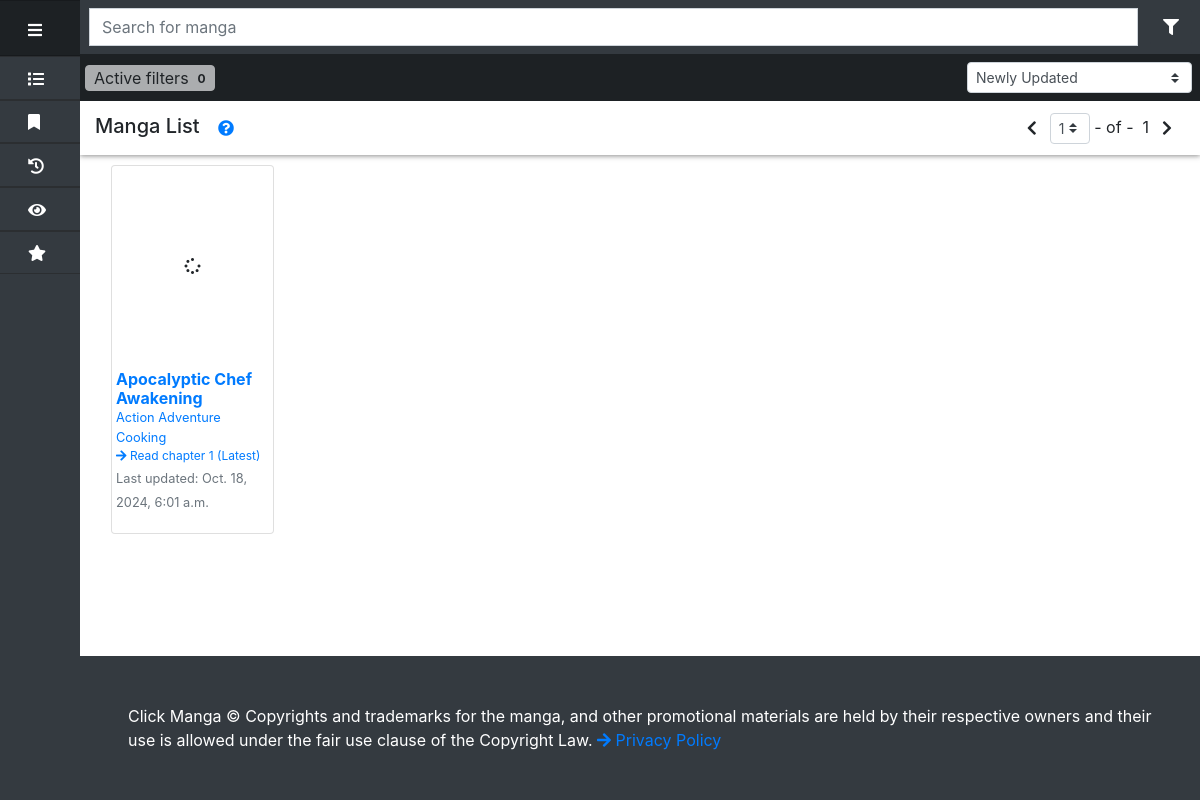
The page / on the database its author committed.
### manga/models.py (models this page shows, shortened)
class Manga(models.Model):
    STATUSES = [
        ('Ongoing', 'Ongoing'),
        ('Completed', 'Completed')
    ]
    manga_name = models.TextField()
    alternate_names = models.ManyToManyField(
        AlternateName,
        blank=True
    )
    manga_year = models.IntegerField(
        blank=True,
        null=True,
        default=0
    )
    manga_status = models.CharField(
        default='Ongoing',
        max_length=100,
        choices=STATUSES
    )
    original_publisher = models.CharField(
        max_length=300,
        blank=True,
        default=''
    )
    banner_image_url = models.URLField(
        blank=True
    )
    chapter_sources = models.ManyToManyField(
        ExternalResource,
        default='',
        blank=True
    )
    views = models.IntegerField(
        default=0
    )
    description = models.TextField(
        default="Doesn't have one yet. Feel free to add it."
    )
    manga_author = models.ManyToManyField(
        Author,
        default='',
        blank=True
    )
    manga_translator = models.ManyToManyField(
        Translator,
        default='',
        blank=True
    )
    tags = models.ManyToManyField(
        Tag,
        blank=True
    )
    added_on = models.DateTimeField(
        auto_now_add=True
    )
    updated_on = models.DateTimeField(
        auto_now=True
    )
    history_entry = None
    @property
    def chapters(self):
        chapters = Chapter.objects.filter(manga_id=self.id)
        return chapters
    @property
    def latest_chapter(self):
        chapters = self.chapters
        chapters.order_by('-added_on')
        if len(chapters) == 0:
            return None
        latest_chapter = chapters[0]
        return latest_chapter

class Tag(models.Model):
    tag_type = models.ForeignKey(
        TagType,
        default='',
        blank=True,
        null=True,
        on_delete=models.SET_DEFAULT
    )
    tag_name = models.CharField(max_length=200)

class Chapter(models.Model):
    manga = models.ForeignKey(
        Manga,
        default='',
        blank=True,
        null=True,
        on_delete=models.SET_DEFAULT
    )
    volume = models.ForeignKey(Volume,
        default='',
        blank=True,
        null=True,
        on_delete=models.SET_DEFAULT
    )
    chapter_number = models.CharField(default='0', max_length=10)
    chapter_name = models.TextField(blank=True)
    views = models.IntegerField(default=0)
    url = models.URLField(default='https://mangahive.com/manga/notices/resource_pending_authorization')
    external_sources = models.ManyToManyField(ExternalResource, blank=True)
    added_on = models.DateTimeField(auto_now_add=True)
    @property
    def views(self):
        from user_manga_integration.models import UserChapterHistoryEntry
        entries = UserChapterHistoryEntry.objects.filter(
            chapter=self,
        )
        return len(entries)

### manga/views/manga_list/html.py (the view)
def manga_list_all_view(request):
    authors_page = manga_session.get_authors_page(1, 10)
    tags_page = manga_session.get_tags_page(1, 10)
    manga_list = manga_session.get_mangas_page(1, 24, 'updated_on')
    print("Printing manga list")
    print(len(manga_list))
    template = loader.get_template('manga/modules/manga_list.dtl.html')
    context = {
        'sections': (
            {
                'section_id': 'manga_list_section',
                'section_name': 'Manga List',
                'section_description': 'This is the general catalogue for manga.',
                'section_order': 'manga_name',
                'section_items_per_page': 24,
                'section_content': manga_list,
                'pages': range(1, manga_list.paginator.num_pages + 1)
            },
        ),
        'filterable_section': 'manga_list_section',
        'filterable_section_items_per_page': 24,
        'all_authors': authors_page,
        'author_pages': range(1, authors_page.paginator.num_pages + 1),
        'all_tags': tags_page,
        'tag_pages': range(1, tags_page.paginator.num_pages + 1)
    }
    return HttpResponse(
        template.render(
            context,
            request
        )
    )

### manga/session.py (called while the page is built)
def get_mangas_with_chapters_and_pages():
    chapter_ids = Page.objects.values_list(
        'chapter_id',
        flat=True
    ).distinct()
    chapters = Chapter.objects.filter(
        id__in=chapter_ids
    )
    manga_ids = chapters.values_list(
        'manga_id',
        flat=True
    ).distinct()
    mangas = Manga.objects.filter(
        id__in=manga_ids
    )
    return mangas

def get_mangas_page(page_number, n, order_by):
    mangas = get_mangas_with_chapters_and_pages()
    mangas = mangas.order_by(
        order_by
    )
    manga_paginator = Paginator(
        mangas,
        n
    )
    mangas_page = manga_paginator.get_page(page_number)
    return mangas_page

def get_authors_page(page_number, n):
    authors = Author.objects.order_by('author_name')
    authors_paginator = Paginator(
        authors,
        n
    )
    authors_page = authors_paginator.get_page(page_number)
    return authors_page

def get_tags_page(page_number, n):
    tags = Tag.objects.order_by('tag_name')
    tags_paginator = Paginator(
        tags,
        n
    )
    tags_page = tags_paginator.get_page(page_number)
    return tags_page

### manga/templates/manga/modules/manga_list.dtl.html (shortened to what this page needs)
{% extends "manga/layouts/app.dtl.html" %}
{% block module_content %}
<div class="flex-fill">
    <nav class="navbar navbar-dark text-white shy bg-dark d-flex flex-fill row mx-0 flex-column p-0">
        <div class="mx-0 d-flex justify-content-end topnav-central-column flex-fill w-100 py-2 flex-sm-column flex-md-row flex-column">
            <form class="form-inline flex-fill flex-nowrap px-2 d-flex flex-column" id="search_form" action="/" method="get" name="search_form" data-pg-name="search_form" title="Search for a Manga">
                <input class="form-control mr-sm-2 flex-fill w-100" name="search_term" type="search" placeholder="Search for manga" data-action="search_manga" aria-label="Search for manga">
            </form>
            <div class="d-none d-md-flex flex-md-row mr-2">
                <button
                    type="button"
                    {% if not filterable_section or filterable_section == 'None' %}
                    onclick="window.location.assign('/manga_list');"
                    {% else %}
                    data-toggle="collapse"
                    data-target="#filters-menu"
                    onclick="this.classList.toggle('active');"
                    {% endif %}
                    class="text-sm-center text-white d-inline-block btn btn-dark mx-auto">
                    <i class="fas fa-filter"></i>
                </button>
            </div>
        </div>
        <div class="mx-0 {% if not filterable_section or filterable_section == 'None' %}d-none{% else %}d-flex{% endif%} justify-content-end topnav-central-column flex-fill align-items-center btn-dark active flex-nowrap w-100 central-nav-content py-2" data-pgc-field="page-controls-area">
            <div class="d-flex justify-content-center">
                <div id="active_filters_controls" class="active_filters_controls">
                    <button type="button" class="btn py-0 px-2 btn-light disabled"  data-toggle="collapse" data-target="#active_filters_list">Active filters&nbsp;
                        <span class="badge badge-light p-0" id="active_filters">{% if active_tags or active_authors %}{{ active_filters_count }}{% else %}0{% endif %}</span>
                    </button>
                </div>
            </div>
            <div class="flex-fill px-2 flex-row-reverse d-flex">
                <div class="form-group form-inline my-0 d-flex flex-nowrap flex-fill">
                    <select id="select_ordering_rule"
                        class="custom-select custom-select-sm ml-auto"
                        data-toggle="apply_ordering_rule"
                        data-filterable-section='{{ filterable_section }}'
                        data-items-per-page='{{ filterable_section_items_per_page }}'>
                        <option value="-updated_on" selected="selected">Newly Updated</option>
                    </select>
                </div>
            </div>
        </div>
    </nav>
    <section class="content-area" data-pgc-field="manga_chapters_overview">
        <main id="all-content-container">
            {% if sections %}
            {% for section in sections %}
            <div class="row mx-0 mangalist-section" id="{{ section.section_id }}_section">
                <header class="col-12 content-section d-flex flex-row py-2">
                    <h2 class="d-inline-block h5 mb-0">
                        <span>{{ section.section_name }}</span>
                        <span>
                            <button
                                id="btn_section_help"
                                type="button"
                                class="btn btn-link"
                                onclick='notify_with_popup(this, "{{ section.section_description }}")'>
                                <i class="fa fa-question-circle"></i>
                            </button>
                        </span>
                    </h2>
                    <span class="d-flex flex-row flex-nowrap align-items-center ml-auto"> <button type="button" class="btn" onclick="get_previous_manga_page('{{ section.section_id }}', '{{ section.section_id }}_current_page', '{{ section.section_id}}_num_pages', '{{ section.section_order }}', '{{ section.section_items_per_page}}')">
                            <i class="fas fa-chevron-left"></i>
                        </button> <span> <select id="{{ section.section_id}}_current_page" class="custom-select custom-select-sm d-inline-block pr-4" style="width:fit-content;width:-moz-fit-content;" onchange="get_selected_manga_page('{{ section.section_id }}', '{{ section.section_id }}_current_page', '{{ section.section_id}}_num_pages', '{{ section.section_order }}', '{{ section.section_items_per_page}}')">
                                {% for page in section.pages %}
                                <option value="{{ page }}">{{ page }}</option>
                                {% endfor %}
                            </select><span>&nbsp;- of -&nbsp;</span> <span id="{{ section.section_id}}_num_pages"> {{ section.section_content.paginator.num_pages}}</span></span> <button type="button" class="btn" onclick="get_next_manga_page('{{ section.section_id }}', '{{ section.section_id }}_current_page', '{{ section.section_id}}_num_pages', '{{ section.section_order }}', '{{ section.section_items_per_page}}')">
                            <i class="fas fa-chevron-right"></i>
                        </button></span>
                </header>
                <div class="row col-12 mx-0 content-section-body carousel slide carousel-fade d-flex flex-nowrap" data-touch="true" data-keyboard="true" id="{{ section.section_id }}_carousel" data-interval="false">
                    <div class="row col-12 mx-0 flex-fill carousel-inner px-0 px-md-2" style="overflow-x: hidden;" id="{{ section.section_id }}">
                        <div class="carousel-item active" id="{{ section.section_id}}_page_{{ section.section_content.number }}">
                            <div class="d-flex row w-100 mx-0">
                                {% for manga in section.section_content %}
                                <div class="col-md-3 col-sm-4 col-xl-2 manga-card px-2">
                                    <div class="card">
                                        <div class="row mx-0 mb-3">
                                            <div class="col col-sm-12 col-5 m-0 p-0" id="manga_{{ manga.id }}_section_{{ section.section_id }}_cover_img_div">
                                                <div
                                                    class="w-100 cover-image"
                                                    id="manga_{{ manga.id }}_section_{{ section.section_id }}_cover_img_stub"
                                                    data-toggle="image_stub"
                                                    data-src="{{ manga.banner_image_url }}"
                                                    data-resource-class="cover-image w-100"
                                                    data-resource-id="manga_{{ manga.id }}_section_{{ section.section_id }}_cover_image"
                                                    data-resource-alternate="Image Cover">
                                                    <div id="manga_{{ manga.id }}_section_{{ section.section_id }}_resource_overlay" class="w-100 h-100 d-flex justify-content-center align-items-center">
                                                        <i class="fa fa-spin fa-spinner"></i>
                                                    </div>
                                                </div>
                                            </div>
                                            <div class="col col-sm-12 col-7 m-0 p-0">
                                                <div class="card-body py-1 px-1 d-flex flex-column">
                                                    <h6 class="card-title font-weight-bold text-primary my-0">
                                                        <a href="/manga/manga/{{ manga.id }}" class="manga-title"> {{ manga.manga_name }}</a>
                                                    </h6>
                                                    <p class="card-text small my-0 manga-tags">
                                                        {% for tag in manga.tags.all %}
                                                        <a
                                                            href='/manga_list_filtered/1?order_by=-updated_on&items_per_page=24&section_id=manga_list&tags=%7B%22tags%22%3A%5B%22{{ tag.id }}%22%5D%7D'
                                                            class='tag'> {{ tag.tag_name }}</a>
                                                        {% endfor %}
                                                    </p>
                                                    <p class="card-text small my-0 manga-chapter mt-auto">
                                                        <a href='/manga/manga/{{ manga.id }}/chapters/{{ manga.latest_chapter.chapter_number }}' class='current-chapter'>
                                                            <span class='fa fa-arrow-right'></span>
                                                            <span>
                                                                <span>Read chapter {{ manga.latest_chapter.chapter_number }}</span>
                                                                <span>(Latest)</span>
                                                            </span>
                                                        </a>
                                                    </p>
                                                    <p class="card-text last-updated">
                                                        <small class="text-muted">Last updated: {{ manga.updated_on }} </small>
                                                    </p>
                                                </div>
                                            </div>
                                        </div>
                                    </div>
                                </div>
                                {% endfor %}
                            </div>
                        </div>
                    </div>
                </div>
            </div>
            {% endfor %}
            {% endif %}
        </main>
    </section>
</div>
{% endblock %}

### static/site_assets/css/custom/main.css (style rules this page uses)
.manga-card { margin-bottom: 15px; }
.manga-card .card { height: 100%; }
.content-section { position: sticky; top: 0px; z-index: 94; background-color: white; box-shadow: 0px 1px 5px 0px rgba(30,30,30,0.5); }
.content-section-body { padding-top: 10px; }
.shy { z-index: 97; }
.topnav-central-column { padding-left: 5px; }
.topnav-central-column input[type="search"] { border-radius: 0 !important; }
@media (min-width: 600px) { .manga-card .cover-image { height: 200px !important; } }
.manga-card .manga-chapter { font-size: 12px; }
.manga-card .manga-title, .manga-card .manga-chapter { margin-top: 5px; margin-bottom: 5px; }

### rows shown on the page
Manga: manga_name "Apocalyptic Chef Awakening", latest_chapter.chapter_number "1", updated_on "Oct. 18, 2024, 6:01 a.m."
Tag: tag_name "Action"
Tag: tag_name "Adventure"
Tag: tag_name "Cooking"

### other values the page prints
{{ section.section_name }} "Manga List"
{{ section.section_content.paginator.num_pages }} "1"
form field value "1"
